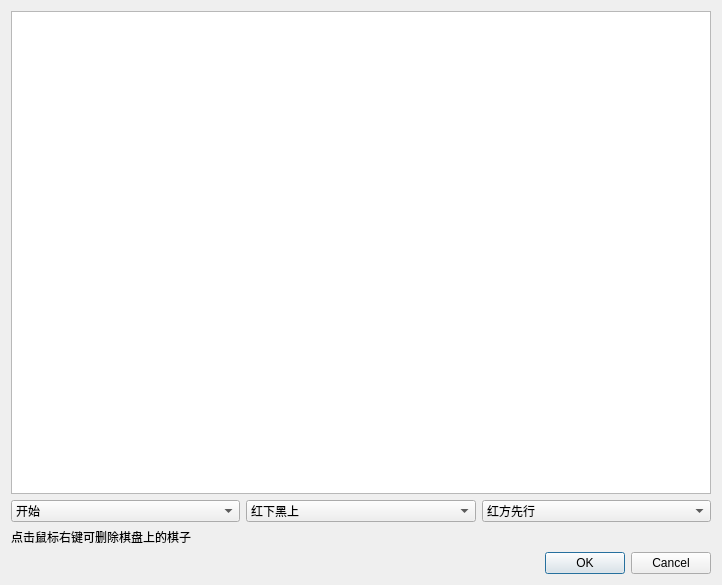
<?xml version="1.0" encoding="UTF-8"?>
<ui version="4.0">
 <class>BoardEditorDialog</class>
 <widget class="QDialog" name="BoardEditorDialog">
  <property name="geometry">
   <rect>
    <x>0</x>
    <y>0</y>
    <width>722</width>
    <height>585</height>
   </rect>
  </property>
  <property name="sizePolicy">
   <sizepolicy hsizetype="Expanding" vsizetype="Expanding">
    <horstretch>0</horstretch>
    <verstretch>0</verstretch>
   </sizepolicy>
  </property>
  <property name="windowTitle">
   <string>编辑局面</string>
  </property>
  <layout class="QVBoxLayout" name="verticalLayout">
   <item>
    <widget class="QGraphicsView" name="boardView"/>
   </item>
   <item>
    <layout class="QHBoxLayout" name="horizontalLayout">
     <item>
      <widget class="QComboBox" name="comboBoxInitialStatus">
       <item>
        <property name="text">
         <string>开始</string>
        </property>
       </item>
       <item>
        <property name="text">
         <string>当前局面</string>
        </property>
       </item>
       <item>
        <property name="text">
         <string>结束</string>
        </property>
       </item>
      </widget>
     </item>
     <item>
      <widget class="QComboBox" name="comboBoxFlipSide">
       <item>
        <property name="text">
         <string>红下黑上</string>
        </property>
       </item>
       <item>
        <property name="text">
         <string>黑下红上</string>
        </property>
       </item>
      </widget>
     </item>
     <item>
      <widget class="QComboBox" name="comboBoxTurnSide">
       <item>
        <property name="text">
         <string>红方先行</string>
        </property>
       </item>
       <item>
        <property name="text">
         <string>黑方先行</string>
        </property>
       </item>
      </widget>
     </item>
    </layout>
   </item>
   <item>
    <widget class="QLabel" name="label">
     <property name="text">
      <string>点击鼠标右键可删除棋盘上的棋子</string>
     </property>
    </widget>
   </item>
   <item>
    <widget class="QDialogButtonBox" name="buttonBox">
     <property name="orientation">
      <enum>Qt::Horizontal</enum>
     </property>
     <property name="standardButtons">
      <set>QDialogButtonBox::Cancel|QDialogButtonBox::Ok</set>
     </property>
    </widget>
   </item>
  </layout>
 </widget>
 <resources/>
 <connections>
  <connection>
   <sender>buttonBox</sender>
   <signal>accepted()</signal>
   <receiver>BoardEditorDialog</receiver>
   <slot>accept()</slot>
   <hints>
    <hint type="sourcelabel">
     <x>248</x>
     <y>254</y>
    </hint>
    <hint type="destinationlabel">
     <x>157</x>
     <y>274</y>
    </hint>
   </hints>
  </connection>
  <connection>
   <sender>buttonBox</sender>
   <signal>rejected()</signal>
   <receiver>BoardEditorDialog</receiver>
   <slot>reject()</slot>
   <hints>
    <hint type="sourcelabel">
     <x>316</x>
     <y>260</y>
    </hint>
    <hint type="destinationlabel">
     <x>286</x>
     <y>274</y>
    </hint>
   </hints>
  </connection>
 </connections>
</ui>
